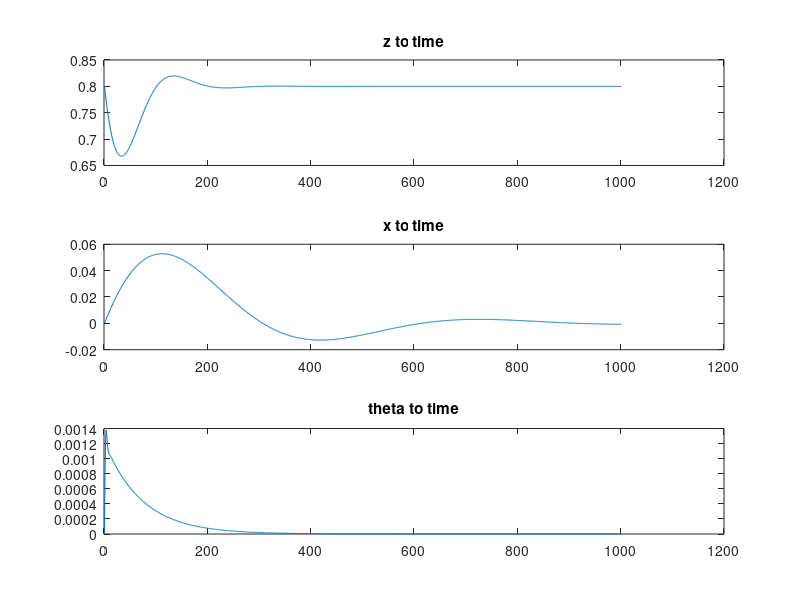

Recreate this plot in MATLAB. (Note: this script raises an error after producing the figure.)
%% KDC Assignment 4-1
% initial state
M = 80; g = 9.81; I = 2;
z0 = 0.8;   zv0 = -1;
x0 = 0;     xv0 = 0.1; 
theta0 = 0; thetav0 = 0.1;
p0 = [z0; x0; theta0];
v0 = [zv0; xv0; thetav0];

ldis = 0.2; rdis = 0.2;
L1 = 0.5; L2 = 0.5; 
phi_l = atan2(z0, ldis);
phi_r = atan2(z0, -rdis);

rl = sqrt(ldis^2+z0^2); rr = sqrt(rdis^2+z0^2);

alpha_l = acos((L1^2+L2^2 - rl^2)/(2*L1*L2));
alpha_r = acos((L1^2+L2^2 - rr^2)/(2*L1*L2));
beta_l = acos((rl^2 + L1^2 - L2^2)/(2*rl*L1));
beta_r = acos((rl^2 + L1^2 - L2^2)/(2*rr*L1));
theta_lk = pi - alpha_l; theta_rk = pi - alpha_r; 
theta_la = -(pi/2 - (phi_l - beta_l)) ; theta_ra = -(pi/2-(phi_r - beta_r));
theta_set(:,1) = [theta_la ; theta_lk; theta_ra; theta_rk];

% theta_set(:,1) = [-0.8462 ; 1.2025; -0.3563; 1.2025];


%% KDC Assignment 4-2, 4-3
% desired state 
z_des = z0; x_des = 0; theta_des = 0;
zv_des = 0; xv_des = 0; thetav_des = 0;

% current state 
z = z0;         zv = zv0;
x = x0;         xv = xv0;
theta = theta0; thetav = thetav0;
  
p(:, 1) = [z; x; theta];
v(:, 1) = [zv; xv; thetav];

% control parameters
k1 = 1000; k2 = 100; k3 =100; D1 = 300; D2 = 75; D3 = 75;

% Virtual forces generated by the spring-dampers
Fm_z(1) = M*g + k1*(z0 - z) - D1*zv;
Fm_x(1) = -k2*x - D2*xv;
Fm_theta(1) = -k3*theta - D3*thetav;

accm_z(1) = Fm_z(1) / M;
accm_x(1) = Fm_x(1) / M;
accm_theta(1) = Fm_theta(1) / I;


A(1) = -L1*cos(theta_set(1,1)) - L2*cos(theta_set(1,1)+theta_set(2,1));
B(1) = -L1*sin(theta_set(1,1)) - L2*sin(theta_set(1,1)+theta_set(2,1));
C(1) = -L1*cos(theta_set(3,1)) - L2*cos(theta_set(3,1)+theta_set(4,1));
D(1) = -L1*sin(theta_set(3,1)) - L2*sin(theta_set(3,1)+theta_set(4,1));

Q(1) = -L2*cos(theta_set(1,1)+theta_set(2,1));
R(1) = -L2*sin(theta_set(1,1)+theta_set(2,1));
S(1) = -L2*cos(theta_set(3,1)+theta_set(4,1));
T(1) = -L2*sin(theta_set(3,1)+theta_set(4,1));

E(1) = C(1)*B(1) - A(1)*D(1);
V(1) = -L1*L2*sin(theta_set(2,1));
W(1) = -L1*L2*sin(theta_set(4,1));

Jt = zeros(4,3);
Jt(:,:,1) = [C(1)*V(1)/E(1), D(1)*V(1)/E(1), (-V(1)-Q(1)*D(1)+R(1)*C(1))/(2*E(1)) - 0.5;  ...
      0, 0, 0.5; ...
      -A(1)*W(1)/E(1), -B(1)*W(1)/E(1), (W(1)+S(1)*B(1)-T(1)*A(1))/(2*E(1)) - 0.5;...
      0, 0, 0.5];

torque(:, 1) = Jt(:,:,1) * [Fm_z(1);Fm_x(1);Fm_theta(1)];

dt = 0.01;
for i = 1:1000
    
    accm_z(i) = Fm_z(i) / M;
    accm_x(i) = Fm_x(i) / M;
    accm_theta(i) = Fm_theta(i) / I;

    v(1, i+1) = v(1, i) + accm_z(i)*dt;
    v(2, i+1) = v(2, i) + accm_x(i)*dt;
    v(3, i+1) = v(3, i) + accm_theta(i)*dt;

    p(1, i+1) = p(1, i) + v(1, i)*dt + 0.5*accm_z(i)*dt^2;
    p(2, i+1) = p(2, i) + v(2, i)*dt + 0.5*accm_x(i)*dt^2;
    p(3, i+1) = p(3, i) + v(3, i)*dt + 0.5*accm_theta(i)*dt^2;

    Fm_z(i+1) = M*g + k1*(z0 - p(1,i)) - D1*v(1,i) - M*g;
    Fm_x(i+1) = -k2*p(2,i) - D2*v(2,i);
    Fm_theta(i+1) = -k3*p(3,i) - D3*v(3,i);

    torque(:, i+1) = Jt(:,:,1) * [Fm_z(i+1); Fm_x(i+1); Fm_theta(i+1)];

end

t = 1:size(p,2);
figure;
subplot(3,1,1);plot(t,p(1,:)); title ('z to time');
subplot(3,1,2);plot(t,p(2,:)); title ('x to time');
subplot(3,1,3);plot(t,p(3,:)); title ('theta to time');
sgtitle('State by generated virtual force') 

t1 = 1:size(torque,2);
figure;
subplot(3,1,1);plot(t1, torque(1,:)); title ('motor 1 to time');
subplot(3,1,2);plot(t1, torque(2,:)); title ('motor 2 to time');
subplot(3,1,3);plot(t1, torque(3,:)); title ('motor 3 to time');
sgtitle('Motor saturation due to the virtual force and destabilization risk') 


